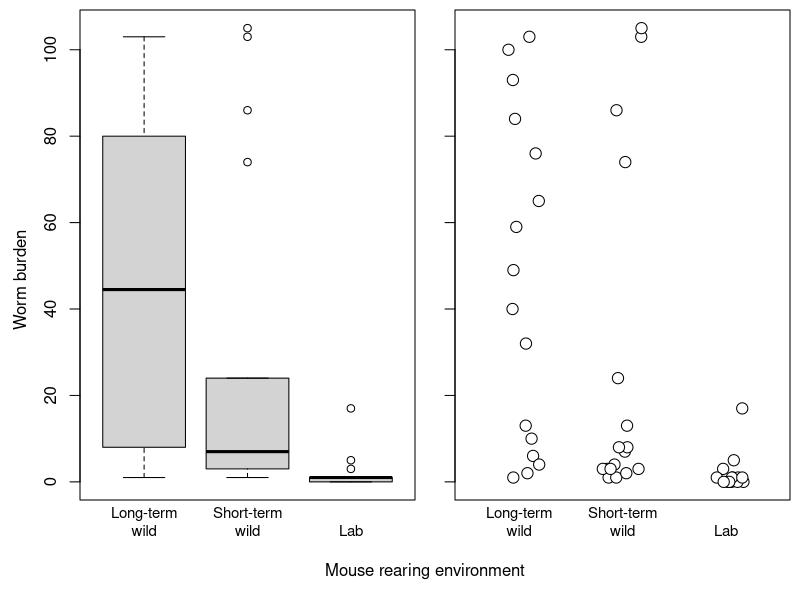
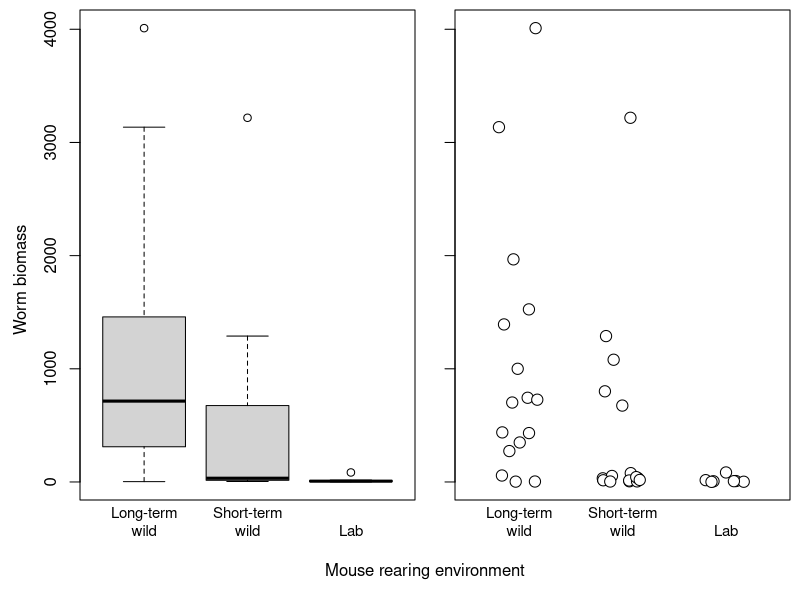

R code for these plots, in order: (Note: this script raises an error after producing the figures.)
## ---- chunk 1
knitr::opts_chunk$set(echo = FALSE,
                      dev=c('png','tiff'),
                      fig.path='figures/')
## ---- chunk 2
library(tidyverse)
x <- read.csv("Stony_Ford_pilot.csv")
names(x)
colnames(x)[1] <- "year"
colnames(x)[7] <- "mln.ifn"
colnames(x)[8] <- "mln.il13"
colnames(x)[9] <- "gp.ifn"
colnames(x)[10] <- "gp.il13"
mutate(x,
       mln.ifn=as.numeric(mln.ifn),
       mln.il13=as.numeric(mln.il13),
       treatment=as.factor(treatment),
       push.to.IFN=as.factor(push.to.IFN)) -> x
## for each infected treatment, condense
lapply(levels(x$treatment),
       function(t) ## build a dataframe with the key information for this treatment
           data.frame(year=subset(x, treatment==t)[1,'year'],
                      treatment=subset(x, treatment==t)[1,'treatment'],
                      push.to.IFN=subset(x, treatment==t)[1,'push.to.IFN'],
                      timepoint=subset(x, treatment==t)[1:(nrow(subset(x,treatment==t))/2),"timepoint"],
                      gp.ifn=subset(x, treatment==t)[1:(nrow(subset(x,treatment==t))/2),"gp.ifn"],
                      gp.il13=subset(x, treatment==t)[1:(nrow(subset(x,treatment==t))/2),"gp.il13"],
                      mln.ifn=subset(x, treatment==t)[(nrow(subset(x,treatment==t))/2+1):nrow(subset(x,treatment==t)),"mln.ifn"],
                      mln.il13=subset(x, treatment==t)[(nrow(subset(x,treatment==t))/2+1):nrow(subset(x,treatment==t)),"mln.il13"],
                      worm.count=subset(x, treatment==t)[1:(nrow(subset(x,treatment==t))/2),"worm.count"],
                      worm.biomass=subset(x, treatment==t)[1:(nrow(subset(x,treatment==t))/2),"worm.biomass"])
       ) %>% do.call(rbind.data.frame, .)  -> y

y$push.to.IFN <- relevel(y$push.to.IFN, "strong")

## ---- chunk 3
par(mfrow=c(1,2), mar=c(3,1.5,0.5,0.5), oma=c(2,2.5,0,0))
## box plots focus attention on mean differences
with(y, plot(push.to.IFN, worm.count, pch=21, xaxt='n'))
axis(1, at=1:3, tick=F, labels=c("Long-term\nwild","Short-term\nwild","Lab"), cex.axis=0.9)
## points plots focus attention on variability
plot.new()
plot.window(xlim=c(0.5,3.5), ylim=range(y$worm.count,na.rm=T))
axis(2, tick=T, labels=FALSE);axis(1, at=1:3, tick=F, labels=c("Long-term\nwild","Short-term\nwild","Lab"), cex.axis=0.9);box('plot')
with(y, points(jitter(as.numeric(push.to.IFN)), worm.count, pch=21, cex=1.5, bg=0))
mtext(side=1, line=0, outer=T, "Mouse rearing environment")
mtext(side=2, line=1, outer=T, "Worm burden")
## ---- chunk 4
par(mfrow=c(1,2), mar=c(3,1.5,0.5,0.5), oma=c(2,2.5,0,0))
## box plots focus attention on mean differences
with(y, plot(push.to.IFN, worm.biomass, pch=21, xaxt='n'))
axis(1, at=1:3, tick=F, labels=c("Long-term\nwild","Short-term\nwild","Lab"), cex.axis=0.9)
## points plots focus attention on variability
plot.new()
plot.window(xlim=c(0.5,3.5), ylim=range(y$worm.biomass,na.rm=T))
axis(2, tick=T, labels=FALSE);axis(1, at=1:3, tick=F, labels=c("Long-term\nwild","Short-term\nwild","Lab"), cex.axis=0.9);box('plot')
with(y, points(jitter(as.numeric(push.to.IFN)), worm.biomass, pch=21, cex=1.5, bg=0))
mtext(side=1, line=0, outer=T, "Mouse rearing environment")
mtext(side=2, line=1, outer=T, "Worm biomass")
## ---- chunk 5
par(mfrow=c(2,2), mar=c(3,3,1,1), oma=c(2,2,0,0))
with(subset(y[grep("Infected",y$treatment),], time=="3"),
     plot(mln.il13, worm.count, cex=2, pch=22, bg=as.numeric(push.to.IFN), xlab="", ylab=""))
mtext(side=2, "Worm burden", line=3)
with(subset(y[grep("Infected",y$treatment),], time=="3"),
     plot(gp.il13, worm.count, cex=2, pch=22, bg=as.numeric(push.to.IFN), xlab="", ylab=""))
legend(x='topright', c("Long-term wild", "Short-term wild", "Lab"), pch=22, pt.bg=c(1,2,3), bty='n')

with(subset(y[grep("Infected",y$treatment),], time=="3"),
     plot(mln.il13, worm.biomass, cex=2, pch=22, bg=as.numeric(push.to.IFN), xlab="", ylab=""))
mtext(side=1, "Mesenteric lymph\nIL-13 (pg/ml)", line=3.5)
mtext(side=2, "Worm biomass", line=3)
with(subset(y[grep("Infected",y$treatment),], time=="3"),
     plot(gp.il13, worm.biomass, cex=2, pch=22, bg=as.numeric(push.to.IFN), xlab="", ylab=""))
mtext(side=1, "Lamina propria\n%IL-13+ CD4+ cells", line=3.5)
## ---- chunk 6

z <- read.csv("T_muris_dose_response.csv")
## Plot worm burden by dose
z %>% 
  group_by(Category, Mouse.ID) %>% 
  summarise(burden=sum(Broken.Y.N.%in%c("N","Y(Head)","Y (Head)","Y(Head+Tail)"))) -> z2


par(mfrow=c(1,3), mar=c(5,5,0.5,0.5), oma=c(1,1,0,0))
boxplot(y$worm.count~y$push.to.IFN, outline=FALSE, names=c('','',''), xlab="", ylab="", cex.axis=1.8)
with(subset(y, push.to.IFN=="strong"), points(jitter(rep(1,length(worm.count)),factor=4), worm.count, pch=21, cex=2, bg=1))
with(subset(y, push.to.IFN=="moderate"), points(jitter(rep(2,length(worm.count)),factor=4), worm.count, pch=21, cex=2, bg=2))
with(subset(y, push.to.IFN=="weak"), points(jitter(rep(3,length(worm.count)),factor=4), worm.count, pch=21, cex=2, bg=3))
mtext(side=2, line=3, "Worm burden", cex=1.5)
mtext(side=1, line=3, "Environment", cex=1.5)
legend(x='topright', c("Long-term\nwild", "Short-term\nwild", "Lab"), pch=21, pt.bg=c(1,2,3), cex=1.75, pt.cex=2)
legend(x='topleft', c("A"), cex=1.75, bty='n', adj=c(1.75,0))

z <- y[grep("Infected",y$treatment),]

plot(z$gp.il13, z$gp.ifn, xlim=range(z$gp.il13,na.rm=T), ylim=range(z$gp.ifn,na.rm=T), xlab='', ylab='', pch=21, bg=as.numeric(z$push.to.IFN), cex=z$worm.count/20+2.5, cex.axis=1.8)
mtext(side=1, "Th2 response", line=3, cex=1.5)
mtext(side=2, "Th1 response", line=3, cex=1.5)
#legend(x='topright', c("\n0 worms", "\n20 worms", "\n60 worms", "\n100 worms"))
points(rep(21,4), c(51,48,45,41), pch=21, bg=1, cex=c(1,2,4,6))
text(31, 51, "0 worms", cex=2)
text(31, 48, "20 worms", cex=2)
text(31, 45, "60 worms", cex=2)
text(31, 41, "100 worms", cex=2)
lines(c(19,19), c(38,55))
lines(c(19,38), c(38,38))
legend(x='topleft', c("B"), cex=1.75, bty='n', adj=c(1.75,0))

boxplot(z2$burden~z2$Category, xlab="", ylab="", outline=FALSE, cex.axis=1.8)
points(jitter(as.numeric(as.factor(z2$Category)), amount=0.1), z2$burden, cex=2)
mtext(side=1, "Dose", line=3, cex=1.5)
mtext(side=2, "Worm burden", line=3, cex=1.5)
legend(x='topleft', c("C"), cex=1.75, bty='n', adj=c(1.75,0))



